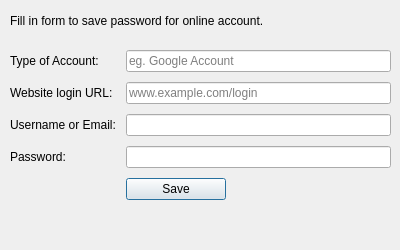
<?xml version="1.0" encoding="UTF-8"?>
<ui version="4.0">
 <class>Dialog</class>
 <widget class="QDialog" name="Dialog">
  <property name="windowModality">
   <enum>Qt::NonModal</enum>
  </property>
  <property name="geometry">
   <rect>
    <x>0</x>
    <y>0</y>
    <width>400</width>
    <height>250</height>
   </rect>
  </property>
  <property name="windowTitle">
   <string>Save to File</string>
  </property>
  <property name="windowIcon">
   <iconset resource="res.qrc">
    <normaloff>:/image/icon.png</normaloff>:/image/icon.png</iconset>
  </property>
  <property name="styleSheet">
   <string notr="true"/>
  </property>
  <widget class="QLabel" name="label">
   <property name="geometry">
    <rect>
     <x>10</x>
     <y>0</y>
     <width>371</width>
     <height>41</height>
    </rect>
   </property>
   <property name="text">
    <string>Fill in form to save password for online account.</string>
   </property>
  </widget>
  <widget class="QWidget" name="formLayoutWidget">
   <property name="geometry">
    <rect>
     <x>10</x>
     <y>50</y>
     <width>381</width>
     <height>241</height>
    </rect>
   </property>
   <layout class="QFormLayout" name="formLayout">
    <property name="horizontalSpacing">
     <number>10</number>
    </property>
    <property name="verticalSpacing">
     <number>10</number>
    </property>
    <item row="0" column="0">
     <widget class="QLabel" name="label_6">
      <property name="text">
       <string>Type of Account:</string>
      </property>
     </widget>
    </item>
    <item row="0" column="1">
     <widget class="QLineEdit" name="accounttypeLine">
      <property name="placeholderText">
       <string>eg. Google Account</string>
      </property>
     </widget>
    </item>
    <item row="1" column="0">
     <widget class="QLabel" name="label_7">
      <property name="text">
       <string>Website login URL:</string>
      </property>
     </widget>
    </item>
    <item row="1" column="1">
     <widget class="QLineEdit" name="websiteURLLine">
      <property name="placeholderText">
       <string>www.example.com/login</string>
      </property>
     </widget>
    </item>
    <item row="2" column="0">
     <widget class="QLabel" name="label_8">
      <property name="text">
       <string>Username or Email:</string>
      </property>
     </widget>
    </item>
    <item row="2" column="1">
     <widget class="QLineEdit" name="usernameLine"/>
    </item>
    <item row="3" column="0">
     <widget class="QLabel" name="label_9">
      <property name="text">
       <string>Password:</string>
      </property>
     </widget>
    </item>
    <item row="3" column="1">
     <widget class="QLineEdit" name="passwordLine"/>
    </item>
    <item row="4" column="1">
     <widget class="QPushButton" name="saveButton">
      <property name="maximumSize">
       <size>
        <width>100</width>
        <height>16777215</height>
       </size>
      </property>
      <property name="text">
       <string>Save</string>
      </property>
     </widget>
    </item>
   </layout>
  </widget>
 </widget>
 <resources>
  <include location="res.qrc"/>
 </resources>
 <connections/>
</ui>
